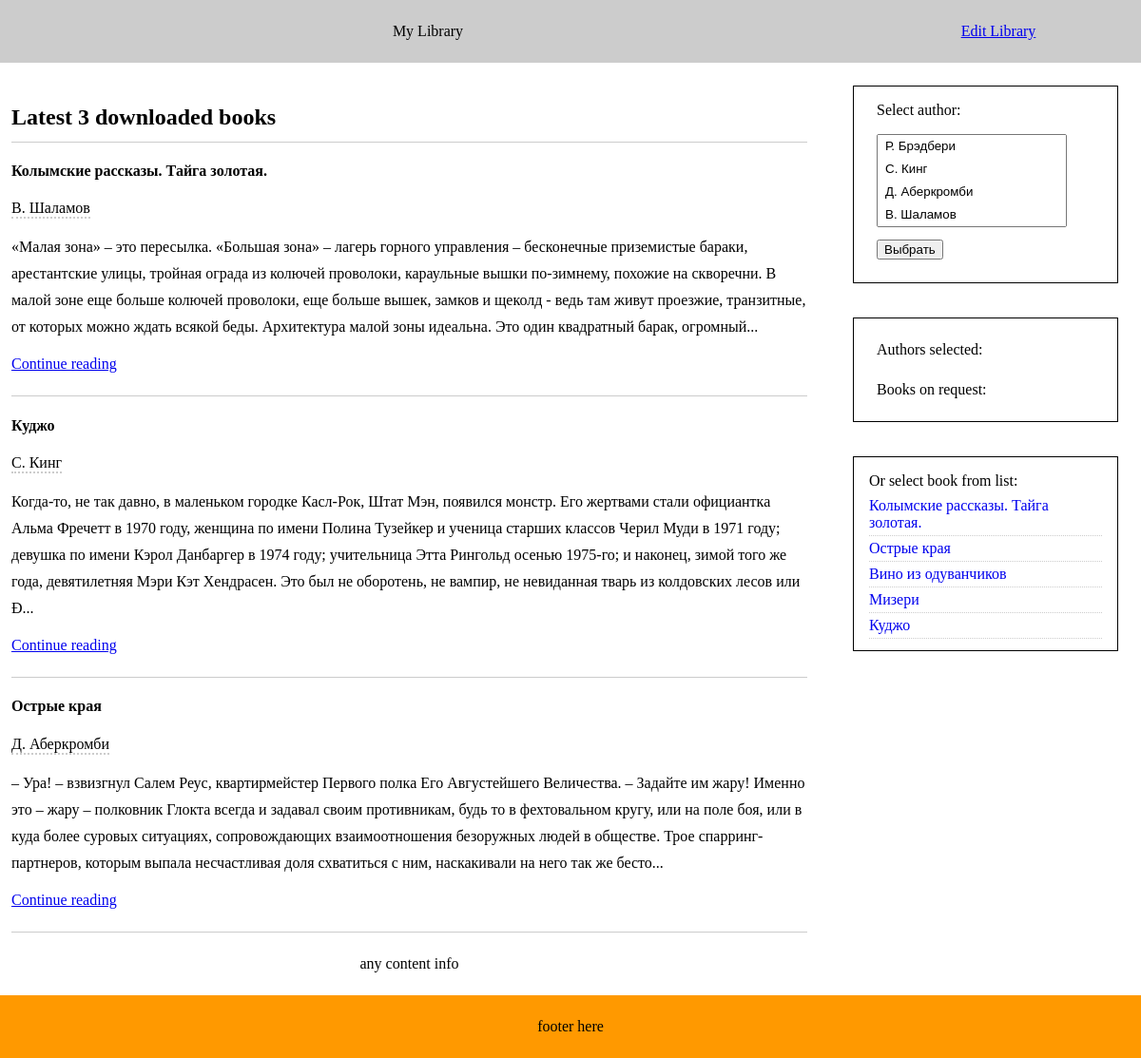
The page / on the database its author committed.
### tables this page shows
CREATE TABLE `author` (
  `id_author` int(11) NOT NULL,
  `name_author` varchar(128) NOT NULL
);

CREATE TABLE `book` (
  `id_book` int(11) NOT NULL,
  `title_book` varchar(128) NOT NULL,
  `text_book` text NOT NULL
);

### index.php (called while the page is built, shortened)
<?php
include_once $_SERVER['DOCUMENT_ROOT'] . '/model/m_book.php';
include_once $_SERVER['DOCUMENT_ROOT'] . '/view/v_header.php';
$authors    = getAuthors();
$books      = getAllDataLimit3();
$getAllData = getAllData();
include_once $_SERVER['DOCUMENT_ROOT'] . '/view/v_index.php';
include_once $_SERVER['DOCUMENT_ROOT'] . '/view/v_footer.php';

### model/m_db.php (called while the page is built, shortened)
<?php
function db_connect() {
    static $db;
    if ($db === null) {
        $db = new PDO('mysql:host=localhost;dbname=booklib', 'root', 'root');
        $db->exec('SET NAMES UTF8');
    }
    return $db;
}
function db_query($sql, $params = []) {
    $db = db_connect();
    $query = $db->prepare($sql);
    $query->execute($params);
    return $query;
}
function db_checkerror($query) {
    $info = $query->errorInfo();
}

### model/m_book.php (called while the page is built, shortened)
<?php
include_once 'm_db.php';
function getAllDataLimit3()
{
    $query = db_query("SELECT author.name_author, book.title_book, book.text_book, book.id_book
                            FROM cross_book_author JOIN author on author.id_author = cross_book_author.id_author
                            JOIN book on book.id_book = cross_book_author.id_book
                            ORDER BY id_book DESC LIMIT 3");
    $getAllData = $query->fetchAll();
    return $getAllData;
}
function getAuthors()
{
    $query = db_query("SELECT * FROM author");
    $authors = $query->FetchAll();
    return $authors;
}
function getAllData()
{
    $query = db_query("SELECT author.name_author, book.title_book, book.text_book, book.id_book
                           FROM cross_book_author
                           JOIN author on author.id_author = cross_book_author.id_author
                           JOIN book on book.id_book = cross_book_author.id_book");
    $getAllData = $query->fetchAll();
    return $getAllData;
}

### view/v_index.php (the view, shortened to what this page needs)
<div class="content">
    <div class="container">
        <div class="content__inner">
            <div class="content__main">
                <h2 class="content__title">Latest 3 downloaded books</h2>
                <?php foreach ($books as $book) { ?>
                    <div class="book">
                        <h4 class="book__title"><?php echo $book['title_book'] ?></h4>
                        <div class="book__author" style="border-bottom: 2px dotted #ccc; display: inline-block;"><?php echo $book['name_author'] ?></div>
                        <p class="book__preview"><?php echo substr($book['text_book'], 0, 800) . '...' ?></p>
                        <a href="book.php?id=<?php echo $book['id_book'] ?>" class="book__link">Continue reading</a>
                    </div>
                <?php } ?>
                <div style="text-align: center; padding-top: 24px;">any content info</div>
            </div>
            <div class="content__aside">
                <form action="/index.php" method="post" class="form">
                    <p class="form__title">Select author:</p>
                    <div class="form__inner">
                        <select class="form__select" name="authorChoise[]" multiple>
                            <?php foreach ($authors as $author) {?>
                            <option value="<?php echo $author['id_author']?>" class="form__option"><?php echo $author['name_author']?></option>
                            <?php } ?>
                        </select>
                    </div>
                    <input type="submit" class="form__button" value="Выбрать">
                </form>
                <div class="result">
                    <div class="result__author">
                        <div class="result__title">Authors selected:</div>
                    </div>
                    <div class="result__book">
                        <div class="result__title">Books on request:</div>
                    </div>
                </div>
                <ul class="list">
                    <p class="list__title">Or select book from list:</p>
                    <?php foreach ($getAllData as $bookSingle) { ?>
                    <li class="list__item"><a href="book.php?id=<?php echo $bookSingle['id_book']?>" class="list__link"><?php echo $bookSingle['title_book']?></a>
                    </li>
                    <?php } ?>
                </ul>
            </div>
        </div>
    </div>
</div>

### view/v_header.php (shortened to what this page needs)
<!doctype html>
<html lang="en">
<head>
    <link rel="stylesheet" href="/assets/css/style.css">
</head>
<body>
<div class="body-wrapper">
    <header class="header">
        <div class="container" style="text-align: center">
            <div class="header__inner">
                <div class="header__title">My Library</div>
                <a href="/edit_lib.php" class="header__link">Edit Library</a>
            </div>
        </div>
    </header>

### view/v_footer.php
<footer class="footer">
    <div class="container" style="text-align: center">
        <div class="footer__inner">
            footer here
        </div>
    </div>
</footer>
</div>
</body>
</html>

### assets/css/style.css (style rules this page uses)
html, body { padding: 0; margin: 0; }
.body-wrapper { display: flex; flex-direction: column; min-height: 100vh; }
.container { max-width: 1200px; width: 100%; margin: 0 auto; }
.header__inner { display: flex; background-color: #ccc; padding: 24px 0; }
.header__title { width: 75%; }
.header__link { width: 25%; }
.content { flex-grow: 1; }
.content__inner { display: flex; }
.content__main { width: 75%; padding: 24px 24px 24px 12px; }
.content__aside { width: 25%; padding: 24px; }
.content__title { border-bottom: 1px solid #ccc; padding-bottom: 12px; }
.book { border-bottom: 1px solid #ccc; padding-bottom: 24px; }
.book__preview { line-height: 1.75rem; }
.form { padding: 0 24px 24px 24px; margin-bottom: 36px; border: 1px solid #000; }
.form__select { margin-bottom: 12px; width: 200px; }
.form__option { padding: 4px 8px; }
.result { padding: 24px 24px 24px 24px; border: 1px solid #000; margin-bottom: 36px; }
.result__author { margin-bottom: 24px; }
.list { padding: 8px 16px; border: 1px solid #000; margin: 0; list-style: none; }
.list__title { margin: 8px 0; }
.list__item { margin-bottom: 4px; border-bottom: 1px dotted #ccc; padding-bottom: 4px; }
.list__link { text-decoration: none; }
.footer__inner { background-color: #f90; padding: 24px 0; }

### rows shown on the page
author: book.title_book "Колымские рассказы. Тайга золотая.", name_author "В. Шаламов", book.text_book "«Малая зона» – это пересылка. «Большая зона» – лагерь горного управления – бесконечные приземистые бараки, арестантские улицы, тройная ограда из колючей проволоки, караульные вышки по-зимнему, похожие на скворечни. В малой зоне еще больше колючей проволоки, еще больше вышек, замков и щеколд - ведь там живут проезжие, транзитные, от которых можно ждать всякой беды. Архитектура малой зоны идеальна. Это один квадратный барак, огромный", $author['id_author'] 4 (drawn)
author: book.title_book "Куджо", name_author "С. Кинг", book.text_book "Когда-то, не так давно, в маленьком городке Касл-Рок, Штат Мэн, появился монстр. Его жертвами стали официантка Альма Фречетт в 1970 году, женщина по имени Полина Тузейкер и ученица старших классов Черил Муди в 1971 году; девушка по имени Кэрол Данбаргер в 1974 году; учительница Этта Рингольд осенью 1975-го; и наконец, зимой того же года, девятилетняя Мэри Кэт Хендрасен. Это был не оборотень, не вампир, не невиданная тварь из колдовских лесов или Ð", $author['id_author'] 2 (drawn), book.title_book "Мизери"
author: book.title_book "Острые края", name_author "Д. Аберкромби", book.text_book "– Ура! – взвизгнул Салем Реус, квартирмейстер Первого полка Его Августейшего Величества. – Задайте им жару! Именно это – жару – полковник Глокта всегда и задавал своим противникам, будь то в фехтовальном кругу, или на поле боя, или в куда более суровых ситуациях, сопровождающих взаимоотношения безоружных людей в обществе. Трое спарринг-партнеров, которым выпала несчастливая доля схватиться с ним, наскакивали на него так же бесто", $author['id_author'] 3 (drawn)
author: $author['id_author'] 1 (drawn), book.title_book "Вино из одуванчиков"
